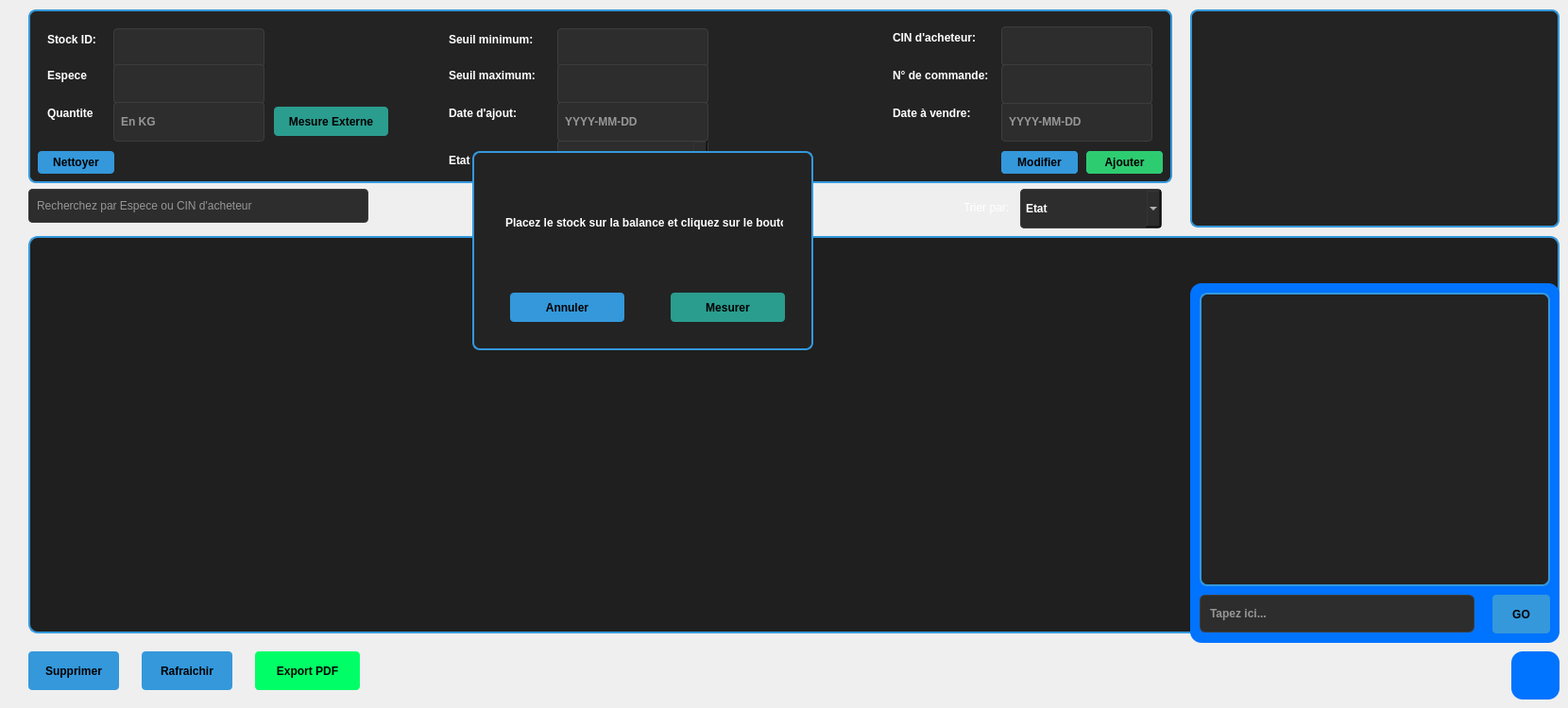
              <widget class="QWidget" name="tabStock">
               <property name="styleSheet">
                <string notr="true">QMainWindow {
    background-color: #e8f4f8;
}

QPushButton {
    background-color: #2a9d8f;
    color: white;
    border: none;
    padding: 10px;
    font-weight: bold;
    border-radius: 5px;
}

QPushButton:hover {
    background-color: #21867a;
}

QPushButton:pressed {
    background-color: #1e5f74;
}

QTabWidget::pane {
    border: 2px solid #2a9d8f;
    background-color: #2b2b2b;
    border-radius: 5px;
}

QTabBar::tab {
    background-color: #456b77;
    color: white;
    padding: 10px 20px;
    margin-right: 2px;
    border-top-left-radius: 4px;
    border-top-right-radius: 4px;
}

QTabBar::tab:selected {
    background-color: #2a9d8f;
}

QLabel {
    color: white;
}

QLineEdit, QComboBox, QSpinBox, QDoubleSpinBox, QDateEdit, QTimeEdit {
    background-color: #3a3a3a;
    color: white;
    border: 1px solid #555;
    padding: 5px;
    border-radius: 3px;
}

QTableWidget {
    background-color: #2b2b2b;
    color: white;
    gridline-color: #555;
    border: 1px solid #2a9d8f;
}

QHeaderView::section {
    background-color: #1e5f74;
    color: white;
    padding: 5px;
    border: none;
    font-weight: bold;
}

QGroupBox {
    color: #2a9d8f;
    font-weight: bold;
    border: 2px solid #2a9d8f;
    border-radius: 5px;
    margin-top: 10px;
    padding-top: 10px;
}

QGroupBox::title {
    subcontrol-origin: margin;
    left: 10px;
    padding: 0 5px;
}

QCheckBox, QRadioButton {
    color: white;
    padding: 5px;
}

QTextEdit {
    background-color: #3a3a3a;
    color: white;
    border: 1px solid #555;
}</string>
               </property>
               <attribute name="title">
                <string>Stock</string>
               </attribute>
               <widget class="QFrame" name="frameStockForm">
                <property name="geometry">
                 <rect>
                  <x>30</x>
                  <y>10</y>
                  <width>1211</width>
                  <height>184</height>
                 </rect>
                </property>
                <property name="styleSheet">
                 <string notr="true">QFrame {
    background-color: #232323;
    border-radius: 8px;
    border: 2px solid #3498db;
}
QLabel {
    color: #ffffff;
    font-family: &quot;Segoe UI&quot;;
    font-weight: bold;
    font-size: 12px;
    padding: 2px;
    border: none;
}
QLineEdit, QComboBox {
    color: white;
    background-color: #2d2d2d;
    border: 1px solid #3d3d3d;
    padding: 5px;
    border-radius: 4px;
    font-family: &quot;Segoe UI&quot;;
    font-weight: bold;
}</string>
                </property>
                <property name="frameShape">
                 <enum>QFrame::Shape::StyledPanel</enum>
                </property>
                <property name="frameShadow">
                 <enum>QFrame::Shadow::Raised</enum>
                </property>
                <widget class="QLineEdit" name="stockIdEdit">
                 <property name="geometry">
                  <rect>
                   <x>90</x>
                   <y>20</y>
                   <width>160</width>
                   <height>42</height>
                  </rect>
                 </property>
                </widget>
                <widget class="QLabel" name="stockIdLabel">
                 <property name="geometry">
                  <rect>
                   <x>15</x>
                   <y>22</y>
                   <width>70</width>
                   <height>20</height>
                  </rect>
                 </property>
                 <property name="text">
                  <string>Stock ID:</string>
                 </property>
                </widget>
                <widget class="QLabel" name="stockEspeceLabel">
                 <property name="geometry">
                  <rect>
                   <x>15</x>
                   <y>60</y>
                   <width>70</width>
                   <height>20</height>
                  </rect>
                 </property>
                 <property name="text">
                  <string>Espece</string>
                 </property>
                </widget>
                <widget class="QLineEdit" name="stockEspeceEdit">
                 <property name="geometry">
                  <rect>
                   <x>90</x>
                   <y>58</y>
                   <width>160</width>
                   <height>42</height>
                  </rect>
                 </property>
                </widget>
                <widget class="QLabel" name="stockQuantiteLabel">
                 <property name="geometry">
                  <rect>
                   <x>15</x>
                   <y>100</y>
                   <width>70</width>
                   <height>20</height>
                  </rect>
                 </property>
                 <property name="text">
                  <string>Quantite</string>
                 </property>
                </widget>
                <widget class="QLineEdit" name="stockQuantiteEdit">
                 <property name="geometry">
                  <rect>
                   <x>90</x>
                   <y>98</y>
                   <width>160</width>
                   <height>42</height>
                  </rect>
                 </property>
                 <property name="placeholderText">
                  <string>En KG</string>
                 </property>
                </widget>
                <widget class="QLabel" name="stockEtatLabel">
                 <property name="geometry">
                  <rect>
                   <x>440</x>
                   <y>150</y>
                   <width>70</width>
                   <height>20</height>
                  </rect>
                 </property>
                 <property name="text">
                  <string>Etat</string>
                 </property>
                </widget>
                <widget class="QComboBox" name="stockEtatCombo">
                 <property name="geometry">
                  <rect>
                   <x>560</x>
                   <y>138</y>
                   <width>160</width>
                   <height>42</height>
                  </rect>
                 </property>
                 <item>
                  <property name="text">
                   <string>Vendu</string>
                  </property>
                 </item>
                 <item>
                  <property name="text">
                   <string>Frais</string>
                  </property>
                 </item>
                 <item>
                  <property name="text">
                   <string>Stocke</string>
                  </property>
                 </item>
                </widget>
                <widget class="QLabel" name="stockSeuilMinLabel">
                 <property name="geometry">
                  <rect>
                   <x>440</x>
                   <y>22</y>
                   <width>110</width>
                   <height>20</height>
                  </rect>
                 </property>
                 <property name="text">
                  <string>Seuil minimum:</string>
                 </property>
                </widget>
                <widget class="QLineEdit" name="stockSeuilMinEdit">
                 <property name="geometry">
                  <rect>
                   <x>560</x>
                   <y>20</y>
                   <width>160</width>
                   <height>42</height>
                  </rect>
                 </property>
                </widget>
                <widget class="QLabel" name="stockSeuilMaxLabel">
                 <property name="geometry">
                  <rect>
                   <x>440</x>
                   <y>60</y>
                   <width>110</width>
                   <height>20</height>
                  </rect>
                 </property>
                 <property name="text">
                  <string>Seuil maximum:</string>
                 </property>
                </widget>
                <widget class="QLineEdit" name="stockSeuilMaxEdit">
                 <property name="geometry">
                  <rect>
                   <x>560</x>
                   <y>58</y>
                   <width>160</width>
                   <height>42</height>
                  </rect>
                 </property>
                </widget>
                <widget class="QLabel" name="stockDateAjoutLabel">
                 <property name="geometry">
                  <rect>
                   <x>440</x>
                   <y>100</y>
                   <width>110</width>
                   <height>20</height>
                  </rect>
                 </property>
                 <property name="text">
                  <string>Date d'ajout:</string>
                 </property>
                </widget>
                <widget class="QLineEdit" name="stockDateAjoutEdit">
                 <property name="geometry">
                  <rect>
                   <x>560</x>
                   <y>98</y>
                   <width>160</width>
                   <height>42</height>
                  </rect>
                 </property>
                 <property name="placeholderText">
                  <string>YYYY-MM-DD</string>
                 </property>
                </widget>
                <widget class="QPushButton" name="btnStockAjouter">
                 <property name="geometry">
                  <rect>
                   <x>1120</x>
                   <y>150</y>
                   <width>81</width>
                   <height>24</height>
                  </rect>
                 </property>
                 <property name="styleSheet">
                  <string notr="true">QPushButton { background-color: #2ecc71; color: black; font-weight: bold; border-radius: 4px; padding: 5px; } QPushButton:hover { background-color: #27ae60; }</string>
                 </property>
                 <property name="text">
                  <string>Ajouter</string>
                 </property>
                </widget>
                <widget class="QPushButton" name="btnStockClean">
                 <property name="geometry">
                  <rect>
                   <x>10</x>
                   <y>150</y>
                   <width>81</width>
                   <height>24</height>
                  </rect>
                 </property>
                 <property name="styleSheet">
                  <string notr="true">QPushButton { background-color: #3498db; color: black; font-weight: bold; border-radius: 4px; padding: 5px; } QPushButton:hover { background-color: #2980b9; }</string>
                 </property>
                 <property name="text">
                  <string>Nettoyer</string>
                 </property>
                </widget>
                <widget class="QLabel" name="stockDateAjoutLabel_2">
                 <property name="geometry">
                  <rect>
                   <x>910</x>
                   <y>100</y>
                   <width>110</width>
                   <height>20</height>
                  </rect>
                 </property>
                 <property name="text">
                  <string>Date à vendre:</string>
                 </property>
                </widget>
                <widget class="QLineEdit" name="stockDateVente">
                 <property name="geometry">
                  <rect>
                   <x>1030</x>
                   <y>98</y>
                   <width>160</width>
                   <height>42</height>
                  </rect>
                 </property>
                 <property name="placeholderText">
                  <string>YYYY-MM-DD</string>
                 </property>
                </widget>
                <widget class="QLabel" name="stockSeuilMinLabel_2">
                 <property name="geometry">
                  <rect>
                   <x>910</x>
                   <y>20</y>
                   <width>110</width>
                   <height>20</height>
                  </rect>
                 </property>
                 <property name="text">
                  <string>CIN d'acheteur:</string>
                 </property>
                </widget>
                <widget class="QLineEdit" name="stockCIN">
                 <property name="geometry">
                  <rect>
                   <x>1030</x>
                   <y>18</y>
                   <width>160</width>
                   <height>42</height>
                  </rect>
                 </property>
                </widget>
                <widget class="QLabel" name="stockSeuilMinLabel_3">
                 <property name="geometry">
                  <rect>
                   <x>910</x>
                   <y>60</y>
                   <width>121</width>
                   <height>20</height>
                  </rect>
                 </property>
                 <property name="text">
                  <string>N° de commande:</string>
                 </property>
                </widget>
                <widget class="QLineEdit" name="stockCMD">
                 <property name="geometry">
                  <rect>
                   <x>1030</x>
                   <y>58</y>
                   <width>160</width>
                   <height>42</height>
                  </rect>
                 </property>
                 <property name="text">
                  <string/>
                 </property>
                </widget>
                <widget class="QPushButton" name="btnStockModifier">
                 <property name="geometry">
                  <rect>
                   <x>1030</x>
                   <y>150</y>
                   <width>81</width>
                   <height>24</height>
                  </rect>
                 </property>
                 <property name="styleSheet">
                  <string notr="true">QPushButton { background-color: #3498db; color: black; font-weight: bold; border-radius: 4px; padding: 5px; } QPushButton:hover { background-color: #2980b9; }</string>
                 </property>
                 <property name="text">
                  <string>Modifier</string>
                 </property>
                </widget>
                <widget class="QPushButton" name="btnStockAnnuler">
                 <property name="geometry">
                  <rect>
                   <x>1030</x>
                   <y>150</y>
                   <width>81</width>
                   <height>24</height>
                  </rect>
                 </property>
                 <property name="styleSheet">
                  <string notr="true">QPushButton { background-color: #3498db; color: black; font-weight: bold; border-radius: 4px; padding: 5px; } QPushButton:hover { background-color: #2980b9; }</string>
                 </property>
                 <property name="text">
                  <string>Annuler</string>
                 </property>
                </widget>
                <widget class="QPushButton" name="btnStockSave">
                 <property name="geometry">
                  <rect>
                   <x>1120</x>
                   <y>150</y>
                   <width>81</width>
                   <height>24</height>
                  </rect>
                 </property>
                 <property name="styleSheet">
                  <string notr="true">QPushButton { background-color: #3498db; color: black; font-weight: bold; border-radius: 4px; padding: 5px; } QPushButton:hover { background-color: #2980b9; }</string>
                 </property>
                 <property name="text">
                  <string>Save</string>
                 </property>
                </widget>
                <widget class="QPushButton" name="btnStockExtWeight">
                 <property name="geometry">
                  <rect>
                   <x>260</x>
                   <y>103</y>
                   <width>121</width>
                   <height>31</height>
                  </rect>
                 </property>
                 <property name="styleSheet">
                  <string notr="true">QPushButton { background-color: #rgb(255, 255, 0); color: black; font-weight: bold; border-radius: 4px; padding: 5px; } QPushButton:hover { background-color: #2980b9; }</string>
                 </property>
                 <property name="text">
                  <string>Mesure Externe</string>
                 </property>
                </widget>
                <zorder>btnStockSave</zorder>
                <zorder>btnStockAnnuler</zorder>
                <zorder>stockIdEdit</zorder>
                <zorder>stockIdLabel</zorder>
                <zorder>stockEspeceLabel</zorder>
                <zorder>stockEspeceEdit</zorder>
                <zorder>stockQuantiteLabel</zorder>
                <zorder>stockQuantiteEdit</zorder>
                <zorder>stockEtatLabel</zorder>
                <zorder>stockEtatCombo</zorder>
                <zorder>stockSeuilMinLabel</zorder>
                <zorder>stockSeuilMinEdit</zorder>
                <zorder>stockSeuilMaxLabel</zorder>
                <zorder>stockSeuilMaxEdit</zorder>
                <zorder>stockDateAjoutLabel</zorder>
                <zorder>stockDateAjoutEdit</zorder>
                <zorder>btnStockAjouter</zorder>
                <zorder>btnStockClean</zorder>
                <zorder>stockDateAjoutLabel_2</zorder>
                <zorder>stockDateVente</zorder>
                <zorder>stockSeuilMinLabel_2</zorder>
                <zorder>stockCIN</zorder>
                <zorder>stockSeuilMinLabel_3</zorder>
                <zorder>stockCMD</zorder>
                <zorder>btnStockModifier</zorder>
                <zorder>btnStockExtWeight</zorder>
               </widget>
               <widget class="QLineEdit" name="stockSearchEdit">
                <property name="geometry">
                 <rect>
                  <x>30</x>
                  <y>200</y>
                  <width>360</width>
                  <height>36</height>
                 </rect>
                </property>
                <property name="styleSheet">
                 <string notr="true">background-color: #2d2d2d; color: #ffffff; border-radius: 4px; padding: 2px 6px; border: 1px solid #3d3d3d;</string>
                </property>
                <property name="placeholderText">
                 <string>Recherchez par Espece ou CIN d'acheteur</string>
                </property>
               </widget>
               <widget class="QLabel" name="stockSortLabel">
                <property name="geometry">
                 <rect>
                  <x>1020</x>
                  <y>210</y>
                  <width>80</width>
                  <height>20</height>
                 </rect>
                </property>
                <property name="styleSheet">
                 <string notr="true">color: #white; font-weight: bold; background: transparent;</string>
                </property>
                <property name="text">
                 <string>Trier par:</string>
                </property>
               </widget>
               <widget class="QComboBox" name="stockSortCombo">
                <property name="geometry">
                 <rect>
                  <x>1080</x>
                  <y>200</y>
                  <width>150</width>
                  <height>42</height>
                 </rect>
                </property>
                <property name="styleSheet">
                 <string notr="true">QComboBox {
    color: white;
    background-color: #2d2d2d;
    border: 1px solid #3d3d3d;
    padding: 5px;
    border-radius: 4px;
    font-family: &quot;Segoe UI&quot;;
    font-weight: bold;
}</string>
                </property>
                <item>
                 <property name="text">
                  <string>Etat</string>
                 </property>
                </item>
                <item>
                 <property name="text">
                  <string>Quantité</string>
                 </property>
                </item>
               </widget>
               <widget class="QFrame" name="chatbot_frame">
                <property name="geometry">
                 <rect>
                  <x>1260</x>
                  <y>300</y>
                  <width>391</width>
                  <height>381</height>
                 </rect>
                </property>
                <property name="styleSheet">
                 <string notr="true"> background-color: rgb(0, 57, 126); color: black; font-weight: bold; border-radius: 12px; padding: 5px; background-color: rgb(0, 115, 255); </string>
                </property>
                <property name="frameShape">
                 <enum>QFrame::Shape::StyledPanel</enum>
                </property>
                <property name="frameShadow">
                 <enum>QFrame::Shadow::Raised</enum>
                </property>
                <widget class="QPushButton" name="btnCB_Stock">
                 <property name="geometry">
                  <rect>
                   <x>320</x>
                   <y>330</y>
                   <width>61</width>
                   <height>41</height>
                  </rect>
                 </property>
                 <property name="styleSheet">
                  <string notr="true">QPushButton { background-color: #3498db; color: black; font-weight: bold; border-radius: 4px; padding: 5px; } QPushButton:hover { background-color: #2980b9; }</string>
                 </property>
                 <property name="text">
                  <string>GO</string>
                 </property>
                </widget>
                <widget class="QLineEdit" name="inputCB_Stock">
                 <property name="geometry">
                  <rect>
                   <x>10</x>
                   <y>330</y>
                   <width>291</width>
                   <height>40</height>
                  </rect>
                 </property>
                 <property name="styleSheet">
                  <string notr="true">background-color: #2d2d2d; color: #ffffff; border-radius: 6px; padding: 4px 8px; border: 1px solid #3d3d3d;</string>
                 </property>
                 <property name="placeholderText">
                  <string>Tapez ici...</string>
                 </property>
                </widget>
                <widget class="QTextEdit" name="textCB_Stock">
                 <property name="geometry">
                  <rect>
                   <x>10</x>
                   <y>10</y>
                   <width>371</width>
                   <height>311</height>
                  </rect>
                 </property>
                 <property name="styleSheet">
                  <string notr="true">background-color: #232323;
border-radius: 8px;
border: 2px solid #3498db;
color: white;</string>
                 </property>
                 <property name="readOnly">
                  <bool>true</bool>
                 </property>
                </widget>
               </widget>
               <widget class="QPushButton" name="chatbot_button">
                <property name="geometry">
                 <rect>
                  <x>1600</x>
                  <y>690</y>
                  <width>51</width>
                  <height>51</height>
                 </rect>
                </property>
                <property name="styleSheet">
                 <string notr="true">QPushButton { background-color: rgb(0, 115, 255); color: black; font-weight: bold; border-radius: 12px; padding: 5px; } QPushButton:hover { background-color: rgb(0, 115, 255); }</string>
                </property>
                <property name="text">
                 <string/>
                </property>
                <property name="icon">
                 <iconset resource="img.qrc">
                  <normaloff>:/new/prefix1/chatb.png</normaloff>:/new/prefix1/chatb.png</iconset>
                </property>
                <property name="iconSize">
                 <size>
                  <width>64</width>
                  <height>64</height>
                 </size>
                </property>
               </widget>
               <widget class="QPushButton" name="btnSupprimer_Stock">
                <property name="geometry">
                 <rect>
                  <x>30</x>
                  <y>690</y>
                  <width>96</width>
                  <height>41</height>
                 </rect>
                </property>
                <property name="styleSheet">
                 <string notr="true">QPushButton { background-color: #3498db; color: black; font-weight: bold; border-radius: 4px; padding: 5px; } QPushButton:hover { background-color: #2980b9; }</string>
                </property>
                <property name="text">
                 <string>Supprimer</string>
                </property>
               </widget>
               <widget class="QTableView" name="tableStockView">
                <property name="geometry">
                 <rect>
                  <x>30</x>
                  <y>250</y>
                  <width>1621</width>
                  <height>421</height>
                 </rect>
                </property>
                <property name="styleSheet">
                 <string notr="true">QTableView {
    background-color: #1f1f1f;
    alternate-background-color: #262626;
    gridline-color: #323232;

    font-family: &quot;Segoe UI&quot;;
    font-size: 13px;
    font-weight: 500;

    color: #f0f0f0;

    selection-background-color: #2980b9;
    selection-color: white;

    border: 2px solid #3498db;
    border-radius: 10px;

    padding: 4px;
}

QTableView::item {
    padding: 6px;
}

QTableView::item:hover {
    background-color: #2f2f2f;
}

QHeaderView::section {
    background-color: #2b2b2b;
    color: #ffffff;

    padding: 8px;

    border: none;
    border-bottom: 2px solid #3498db;

    font-family: &quot;Segoe UI&quot;;
    font-size: 13px;
    font-weight: 600;
}

QTableCornerButton::section {
    background-color: #2b2b2b;
    border: none;
}</string>
                </property>
                <property name="showGrid">
                 <bool>true</bool>
                </property>
                <property name="sortingEnabled">
                 <bool>true</bool>
                </property>
               </widget>
               <widget class="QPushButton" name="btnRefresh">
                <property name="geometry">
                 <rect>
                  <x>150</x>
                  <y>690</y>
                  <width>96</width>
                  <height>41</height>
                 </rect>
                </property>
                <property name="styleSheet">
                 <string notr="true">QPushButton { background-color: #3498db; color: black; font-weight: bold; border-radius: 4px; padding: 5px; } QPushButton:hover { background-color: #2980b9; }</string>
                </property>
                <property name="text">
                 <string>Rafraichir</string>
                </property>
               </widget>
               <widget class="QFrame" name="frame">
                <property name="geometry">
                 <rect>
                  <x>1260</x>
                  <y>10</y>
                  <width>391</width>
                  <height>231</height>
                 </rect>
                </property>
                <property name="styleSheet">
                 <string notr="true">QFrame {
    background-color: #232323;
    border-radius: 8px;
    border: 2px solid #3498db;
}</string>
                </property>
                <property name="frameShape">
                 <enum>QFrame::Shape::StyledPanel</enum>
                </property>
                <property name="frameShadow">
                 <enum>QFrame::Shadow::Raised</enum>
                </property>
                <widget class="QWidget" name="chartStockGlobal" native="true">
                 <property name="geometry">
                  <rect>
                   <x>0</x>
                   <y>0</y>
                   <width>391</width>
                   <height>231</height>
                  </rect>
                 </property>
                 <property name="minimumSize">
                  <size>
                   <width>220</width>
                   <height>120</height>
                  </size>
                 </property>
                </widget>
               </widget>
               <widget class="QPushButton" name="btnExpDataPdf">
                <property name="geometry">
                 <rect>
                  <x>270</x>
                  <y>690</y>
                  <width>111</width>
                  <height>41</height>
                 </rect>
                </property>
                <property name="styleSheet">
                 <string notr="true">QPushButton { background-color: rgb(0, 255, 102); color: black; font-weight: bold; border-radius: 4px; padding: 5px; } QPushButton:hover { background-color: #c0392b; }</string>
                </property>
                <property name="text">
                 <string>Export PDF</string>
                </property>
               </widget>
               <widget class="QFrame" name="weight_frame">
                <property name="geometry">
                 <rect>
                  <x>500</x>
                  <y>160</y>
                  <width>361</width>
                  <height>211</height>
                 </rect>
                </property>
                <property name="styleSheet">
                 <string notr="true">QFrame {
    background-color: #232323;
    border-radius: 8px;
    border: 2px solid #3498db;
}
QLabel {
    color: #ffffff;
    font-family: &quot;Segoe UI&quot;;
    font-weight: bold;
    font-size: 12px;
    padding: 2px;
    border: none;
}
QLineEdit, QComboBox {
    color: white;
    background-color: #2d2d2d;
    border: 1px solid #3d3d3d;
    padding: 5px;
    border-radius: 4px;
    font-family: &quot;Segoe UI&quot;;
    font-weight: bold;
}</string>
                </property>
                <property name="frameShape">
                 <enum>QFrame::Shape::StyledPanel</enum>
                </property>
                <property name="frameShadow">
                 <enum>QFrame::Shadow::Raised</enum>
                </property>
                <widget class="QPushButton" name="btnStockWeight">
                 <property name="geometry">
                  <rect>
                   <x>210</x>
                   <y>150</y>
                   <width>121</width>
                   <height>31</height>
                  </rect>
                 </property>
                 <property name="styleSheet">
                  <string notr="true">QPushButton { background-color: #rgb(255, 255, 0); color: black; font-weight: bold; border-radius: 4px; padding: 5px; } QPushButton:hover { background-color: #2980b9; }</string>
                 </property>
                 <property name="text">
                  <string>Mesurer</string>
                 </property>
                </widget>
                <widget class="QLabel" name="StockWeighMsg">
                 <property name="geometry">
                  <rect>
                   <x>30</x>
                   <y>10</y>
                   <width>301</width>
                   <height>131</height>
                  </rect>
                 </property>
                 <property name="font">
                  <font>
                   <family>Segoe UI</family>
                   <pointsize>-1</pointsize>
                   <italic>false</italic>
                   <bold>true</bold>
                   <underline>false</underline>
                   <stylestrategy>PreferDefault</stylestrategy>
                   <hintingpreference>PreferDefaultHinting</hintingpreference>
                  </font>
                 </property>
                 <property name="text">
                  <string>Placez le stock sur la balance et cliquez sur le bouton</string>
                 </property>
                </widget>
                <widget class="QPushButton" name="btnStockWeightAnnuler">
                 <property name="geometry">
                  <rect>
                   <x>40</x>
                   <y>150</y>
                   <width>121</width>
                   <height>31</height>
                  </rect>
                 </property>
                 <property name="styleSheet">
                  <string notr="true">QPushButton { background-color: #3498db; color: black; font-weight: bold; border-radius: 4px; padding: 5px; } QPushButton:hover { background-color: #2980b9; }</string>
                 </property>
                 <property name="text">
                  <string>Annuler</string>
                 </property>
                </widget>
               </widget>
               <zorder>frameStockForm</zorder>
               <zorder>stockSearchEdit</zorder>
               <zorder>stockSortLabel</zorder>
               <zorder>stockSortCombo</zorder>
               <zorder>chatbot_button</zorder>
               <zorder>btnSupprimer_Stock</zorder>
               <zorder>tableStockView</zorder>
               <zorder>chatbot_frame</zorder>
               <zorder>btnRefresh</zorder>
               <zorder>frame</zorder>
               <zorder>btnExpDataPdf</zorder>
               <zorder>weight_frame</zorder>
              </widget>
